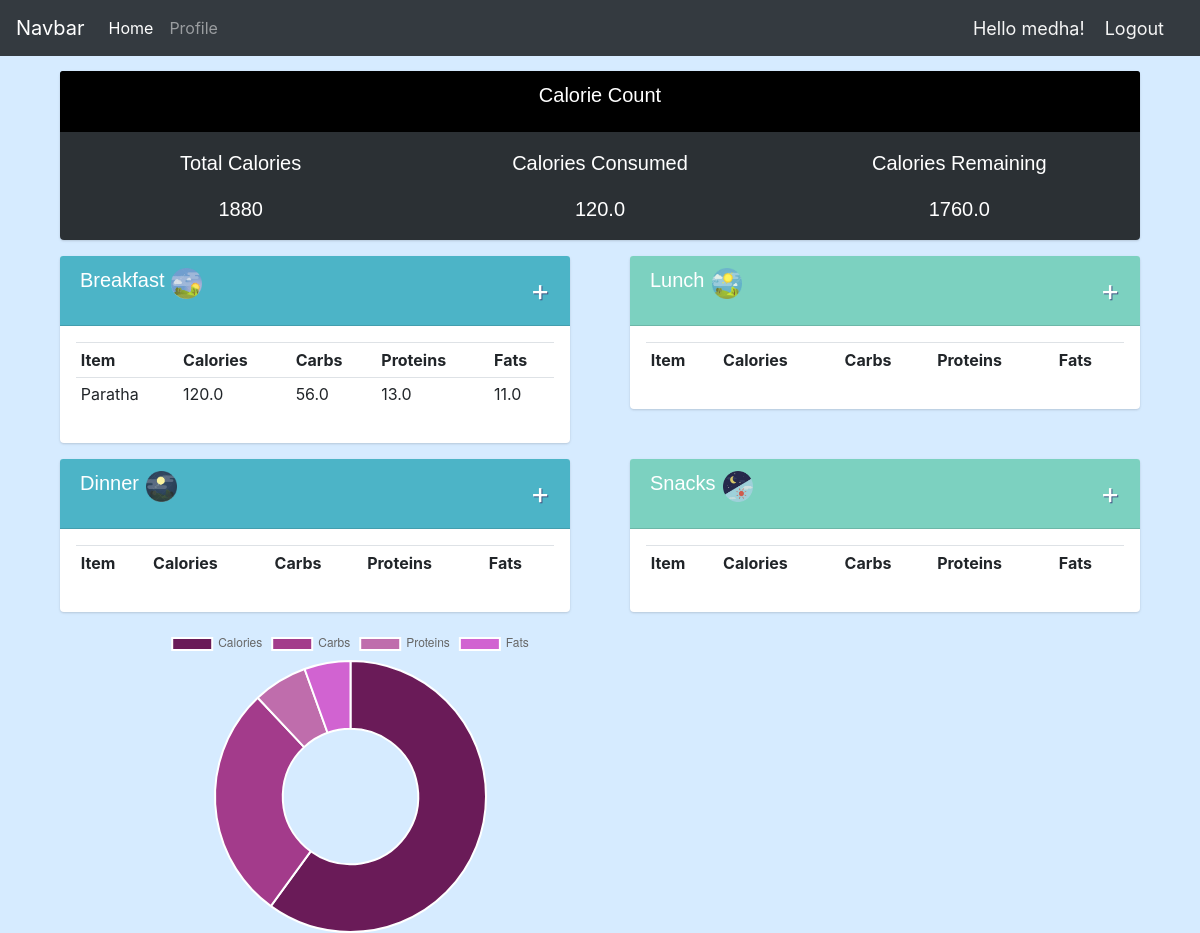
/home/18/ (signed in), run on the app's committed database.
### cc/models.py (models this page shows, shortened)
class Food(models.Model):
    FOOD_CATEGORY = (
        ('Breakfast','Breakfast'),
        ('Lunch','Lunch'),
        ('Dinner','Dinner'),
        ('Snacks','Snacks')
    )
    item = models.CharField(max_length=100, null=True)
    calories = models.FloatField(null=True)
    carbs = models.FloatField(null=True)
    proteins = models.FloatField(null=True)
    fats = models.FloatField(null=True)
    food_category = models.CharField(max_length=40,null=True,choices=FOOD_CATEGORY)
    customer = models.ForeignKey(Customer,null=True,on_delete=models.SET_NULL)

### cc/views.py (the view)
# urls.py: 2. Add a URL to urlpatterns:  path('', views.home, name='home')
@login_required(login_url = 'login')
def home(request, pk):
    customer = Customer.objects.get(id=pk)
    foodItems = customer.food_set.all()
    breakfast = foodItems.filter(food_category="Breakfast")
    lunch = foodItems.filter(food_category="Lunch")
    snacks = foodItems.filter(food_category="Snacks")
    dinner = foodItems.filter(food_category="Dinner")
    calorieCount = dummycalc(pk)
    calorieConsumed = 0
    for item in foodItems:
        calorieConsumed += item.calories
    caloriesLeft = calorieCount - calorieConsumed
    data = []
    data.append(calorieConsumed)
    pieCarbs=0
    pieProteins=0
    pieFats=0
    for item in foodItems:
        pieCarbs += item.carbs
        pieProteins += item.proteins
        pieFats += item.fats
    data.append(pieCarbs)
    data.append(pieProteins)
    data.append(pieFats)
    context = {'calorieCount':calorieCount,'breakfast':breakfast,'lunch':lunch,
    'snacks':snacks,'dinner':dinner,'calorieConsumed':calorieConsumed,'caloriesLeft':caloriesLeft,'data':data}
    return render(request,'cc/home.html',context)

### cc/caloriecalc.py (called while the page is built)
def dummycalc(pk):
    customer = Customer.objects.get(id=pk)
    Idealcalorie = 0
    if customer.gender == "Male":
        Idealcalorie = (10*(customer.weight)) + (6.25*(customer.height)) - (5*(customer.age)) + 5
    else:
        Idealcalorie = (10*(customer.weight)) + (6.25*(customer.height)) - (5*(customer.age)) - 161
    if customer.category == "Inactive":
        Idealcalorie *= 1.2
    elif customer.category == "Moderately active":
        Idealcalorie *= 1.3
    else:
        Idealcalorie *= 1.4
    return round(Idealcalorie)

### cc/templates/cc/home.html (shortened to what this page needs)
{%  extends 'cc/main.html' %}
{% load static %}
{% block content %}
<div class="container">
    <div class="row status">
        <div class="col">
            <div class="col-md">
                <div class="card text-center text-white mb-3" id="calorie-count">
                    <div class="card-header calorie-header" >
                        <h5 class="card-title" style="float: center; font-family: sans-serif; font-size: 20px;">Calorie Count</h5>
                    </div>
                    <div class="card-body">
                        <div class="row">
                            <div class="col-md text-white mb-3 text-data">
                                Total Calories
                            </div>
                            <div class="col-md text-white mb-3 text-data">
                                Calories Consumed
                            </div>
                            <div class="col-md text-white mb-3 text-data">
                                Calories Remaining
                            </div>
                        </div>
                        <div class="row">
                            <div class="col-md text-data">
                                {{calorieCount}}
                            </div>
                            <div class="col-md text-data">
                                {{calorieConsumed}}
                            </div>
                            <div class="col-md text-data">
                                {{caloriesLeft}}
                            </div>
                        </div>
                    </div>
                </div>
            </div>
        </div>
    </div>
    <div class="row">
        <div class="col-md-6">
            <div class="row">
                <div class="col">
                    <div class="col-md">
                        <div class="card text-white mb-3">
                            <div class="card-header food-header1" >
                                <img src="{% static '/images/breakfast.png' %}" id="logo">
                                <h5 class="card-title text-data" id="bf">Breakfast</h5>
                                <a id="add-link" href="{% url 'food_details' request.user.customer.id 1 %}">&#x2b;</a>
                            </div>
                            <div class="card-body">
                                <table class="table table-sm">
                                    <tr>
                                        <th>Item</th>
                                        <th>Calories</th>
                                        <th>Carbs</th>
                                        <th>Proteins</th>
                                        <th>Fats</th>
                                    </tr>
                                    {% for food in breakfast %}
                                        <tr>
                                            <td>{{food.item}}</td>
                                            <td>{{food.calories}}</td>
                                            <td>{{food.carbs}}</td>
                                            <td>{{food.proteins}}</td>
                                            <td>{{food.fats}}</td>
                                        </tr>
                                    {% endfor %}
                                </table>
                            </div>
                        </div>
                    </div>
                </div>
            </div>
        </div>
        <div class="col-md-6">
            <div class="row">
                <div class="col">
                    <div class="col-md">
                        <div class="card text-white mb-3">
                            <div class="card-header food-header2" >
                                <img src="{% static '/images/lunch.png' %}" id="logo">
                                <h5 class="card-title text-data">Lunch</h5>
                                <a id="add-link" href="{% url 'food_details' request.user.customer.id 2 %}">&#x2b;</a>
                            </div>
                            <div class="card-body">
                                <table class="table table-sm">
                                    <tr>
                                        <th>Item</th>
                                        <th>Calories</th>
                                        <th>Carbs</th>
                                        <th>Proteins</th>
                                        <th>Fats</th>
                                    </tr>
                                </table>
                            </div>
                        </div>
                    </div>
                </div>
            </div>
        </div>
    </div>
    <div class="row">
        <div class="col-md-6">
            <div class="row">
                <div class="col">
                    <div class="col-md">
                        <div class="card text-white mb-3">
                            <div class="card-header food-header3" >
                                <img src="{% static '/images/dinner.png' %}" id="logo">
                                <h5 class="card-title text-data">Dinner</h5>
                                <a id="add-link" href="{% url 'food_details' request.user.customer.id 4 %}">&#x2b;</a>
                            </div>
                            <div class="card-body">
                                <table class="table table-sm">
                                    <tr>
                                        <th>Item</th>
                                        <th>Calories</th>
                                        <th>Carbs</th>
                                        <th>Proteins</th>
                                        <th>Fats</th>
                                    </tr>
                                </table>
                            </div>
                        </div>
                    </div>
                </div>
            </div>
        </div>
        <div class="col-md-6">
            <div class="row">
                <div class="col">
                    <div class="col-md">
                        <div class="card text-white mb-3">
                            <div class="card-header food-header4" >
                                <img src="{% static '/images/snacks.png' %}" id="logo">
                                <h5 class="card-title text-data">Snacks</h5>
                                <a id="add-link" href="{% url 'food_details' request.user.customer.id 3 %}">&#x2b;</a>
                            </div>
                            <div class="card-body">
                                <table class="table table-sm">
                                    <tr>
                                        <th>Item</th>
                                        <th>Calories</th>
                                        <th>Carbs</th>
                                        <th>Proteins</th>
                                        <th>Fats</th>
                                    </tr>
                                </table>
                            </div>
                        </div>
                    </div>
                </div>
            </div>
        </div>
    </div>
    {% include 'cc/chart.html' %}
{% endblock %}

### cc/templates/cc/navbar.html (shortened to what this page needs)
<nav class="navbar navbar-expand-lg navbar-dark bg-dark">
    <a class="navbar-brand" href="#">Navbar</a>
    <div class="collapse navbar-collapse" id="navbarSupportedContent">
      <ul class="navbar-nav mr-auto">
        <li class="nav-item active">
          <a class="nav-link" href="{% url 'home' request.user.customer.id %}">Home <span class="sr-only">(current)</span></a>
        </li>
        <li class="nav-item">
          <a class="nav-link" href="{% url 'profile_page' request.user.customer.id %}">Profile</a>
        </li>
    </div>
    <span class="msg" style="font-size: 18px; color: whitesmoke; margin-right: 20px;">Hello {{request.user}}!</span>
    <span><a class="msg" href="{% url 'logout' %}" style="font-size: 18px; color: whitesmoke; margin-right: 20px;">Logout</a></span>
  </nav>

### static/css/main.css (style rules this page uses)
body { background-color: rgb(214, 235, 255); }
#logo { height: 8%; width: 8% ; padding-left: 7px; }
.status { padding-top: 15px; }
#calorie-count { background-color:rgba(0, 0, 0, 0.797); }
.calorie-header { background-color:black!important; }
.text-data { font-family: sans-serif; font-size: 20px; float:left; }
.food-header1 { background-color: #4cb4c7; }
.food-header2 { background-color: #7CD1C0; }
.food-header3 { background-color: #4cb4c7; }
.food-header4 { background-color: #7CD1C0; }
#add-link { color: white; text-decoration: none; font-size: 30px; text-shadow: 1px 1px #3b5581; float:right; }
body { color: #1a202c; text-align: left; }
.card { box-shadow: 0 1px 3px 0 rgba(0,0,0,.1), 0 1px 2px 0 rgba(0,0,0,.06); }
.card { position: relative; display: flex; flex-direction: column; min-width: 0; word-wrap: break-word; background-color: #fff; background-clip: border-box; border: 0 solid rgba(0,0,0,.125); border-radius: .25rem; }
.card-body { flex: 1 1 auto; min-height: 1px; padding: 1rem; }
.mb-3, .my-3 { margin-bottom: 1rem!important; }

### data on the page
Food: item "Paratha", calories "120.0", carbs "56.0", proteins "13.0", fats "11.0"

### other printed values
{{ request.user }} "medha"
{{ calorieCount }} "1880"
{{ calorieConsumed }} "120.0"
{{ caloriesLeft }} "1760.0"
chart data {{ data|safe }} [120.0, 56.0, 13.0, 11.0]
